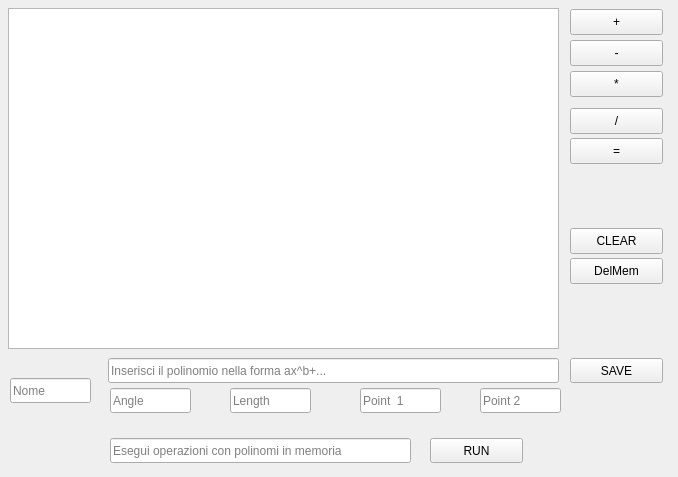
<?xml version="1.0" encoding="UTF-8"?>
<ui version="4.0">
 <class>KalkWindow</class>
 <widget class="QMainWindow" name="KalkWindow">
  <property name="geometry">
   <rect>
    <x>0</x>
    <y>0</y>
    <width>678</width>
    <height>477</height>
   </rect>
  </property>
  <property name="windowTitle">
   <string>Kalk</string>
  </property>
  <widget class="QWidget" name="centralwidget">
   <widget class="QLineEdit" name="punto2">
    <property name="geometry">
     <rect>
      <x>480</x>
      <y>388</y>
      <width>81</width>
      <height>25</height>
     </rect>
    </property>
    <property name="text">
     <string/>
    </property>
    <property name="placeholderText">
     <string>Point 2</string>
    </property>
   </widget>
   <widget class="QTextBrowser" name="output">
    <property name="geometry">
     <rect>
      <x>8</x>
      <y>8</y>
      <width>551</width>
      <height>341</height>
     </rect>
    </property>
   </widget>
   <widget class="QLineEdit" name="nomeInput">
    <property name="geometry">
     <rect>
      <x>10</x>
      <y>378</y>
      <width>81</width>
      <height>25</height>
     </rect>
    </property>
    <property name="text">
     <string/>
    </property>
    <property name="placeholderText">
     <string>Nome</string>
    </property>
   </widget>
   <widget class="QPushButton" name="divisione">
    <property name="geometry">
     <rect>
      <x>570</x>
      <y>108</y>
      <width>93</width>
      <height>26</height>
     </rect>
    </property>
    <property name="text">
     <string>/</string>
    </property>
   </widget>
   <widget class="QPushButton" name="salva">
    <property name="geometry">
     <rect>
      <x>570</x>
      <y>358</y>
      <width>93</width>
      <height>25</height>
     </rect>
    </property>
    <property name="text">
     <string>SAVE</string>
    </property>
   </widget>
   <widget class="QPushButton" name="esegui">
    <property name="geometry">
     <rect>
      <x>430</x>
      <y>438</y>
      <width>93</width>
      <height>25</height>
     </rect>
    </property>
    <property name="text">
     <string>RUN</string>
    </property>
   </widget>
   <widget class="QLineEdit" name="angolo">
    <property name="geometry">
     <rect>
      <x>110</x>
      <y>388</y>
      <width>81</width>
      <height>25</height>
     </rect>
    </property>
    <property name="text">
     <string/>
    </property>
    <property name="placeholderText">
     <string>Angle</string>
    </property>
   </widget>
   <widget class="QLineEdit" name="operazioni">
    <property name="geometry">
     <rect>
      <x>110</x>
      <y>438</y>
      <width>301</width>
      <height>25</height>
     </rect>
    </property>
    <property name="placeholderText">
     <string>Esegui operazioni con polinomi in memoria</string>
    </property>
   </widget>
   <widget class="QPushButton" name="moltiplicazione">
    <property name="geometry">
     <rect>
      <x>570</x>
      <y>71</y>
      <width>93</width>
      <height>26</height>
     </rect>
    </property>
    <property name="text">
     <string>*</string>
    </property>
   </widget>
   <widget class="QPushButton" name="somma">
    <property name="geometry">
     <rect>
      <x>570</x>
      <y>9</y>
      <width>93</width>
      <height>26</height>
     </rect>
    </property>
    <property name="text">
     <string>+</string>
    </property>
   </widget>
   <widget class="QPushButton" name="uguale">
    <property name="geometry">
     <rect>
      <x>570</x>
      <y>138</y>
      <width>93</width>
      <height>26</height>
     </rect>
    </property>
    <property name="text">
     <string>=</string>
    </property>
   </widget>
   <widget class="QLineEdit" name="modulo">
    <property name="geometry">
     <rect>
      <x>230</x>
      <y>388</y>
      <width>81</width>
      <height>25</height>
     </rect>
    </property>
    <property name="text">
     <string/>
    </property>
    <property name="placeholderText">
     <string>Length</string>
    </property>
   </widget>
   <widget class="QLineEdit" name="polyInput">
    <property name="geometry">
     <rect>
      <x>108</x>
      <y>358</y>
      <width>451</width>
      <height>25</height>
     </rect>
    </property>
    <property name="placeholderText">
     <string>Inserisci il polinomio nella forma ax^b+... </string>
    </property>
   </widget>
   <widget class="QPushButton" name="clear">
    <property name="geometry">
     <rect>
      <x>570</x>
      <y>228</y>
      <width>93</width>
      <height>26</height>
     </rect>
    </property>
    <property name="text">
     <string>CLEAR</string>
    </property>
   </widget>
   <widget class="QPushButton" name="delMem">
    <property name="geometry">
     <rect>
      <x>570</x>
      <y>258</y>
      <width>93</width>
      <height>26</height>
     </rect>
    </property>
    <property name="text">
     <string>DelMem</string>
    </property>
   </widget>
   <widget class="QLineEdit" name="punto1">
    <property name="geometry">
     <rect>
      <x>360</x>
      <y>388</y>
      <width>81</width>
      <height>25</height>
     </rect>
    </property>
    <property name="text">
     <string/>
    </property>
    <property name="placeholderText">
     <string>Point  1</string>
    </property>
   </widget>
   <widget class="QPushButton" name="sottrazione">
    <property name="geometry">
     <rect>
      <x>570</x>
      <y>40</y>
      <width>93</width>
      <height>26</height>
     </rect>
    </property>
    <property name="text">
     <string>-</string>
    </property>
   </widget>
  </widget>
 </widget>
 <resources/>
 <connections/>
</ui>
